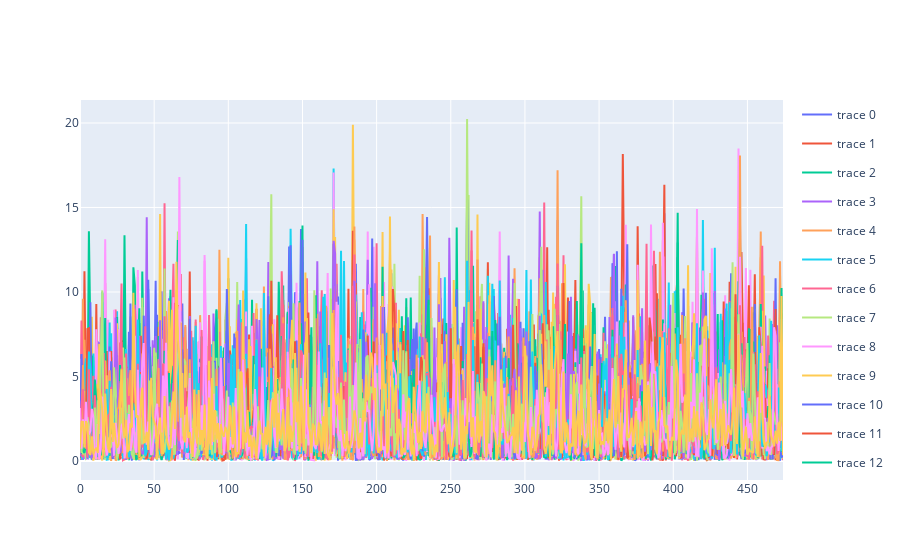

The notebook cell saved with this chart:
### Code cell
s = evaluate_runner(ncv_q1_many)

fig = go.Figure()
for i in range(s.position_nees.scores.shape[0]):
    fig.add_trace(go.Scatter(x=np.arange(475), y=s.position_nees.scores[i,25:], mode='lines', legendgroup=i))
fig.show()

### Figure 1 — Plotly figure (JSON) as saved in the notebook; plotly's stock layout.template omitted (floating-point values rounded to 4 significant figures; data arrays with more than 128 entries replaced by an {"elided": "..."} marker saying what was removed)
{"data": [{"legendgroup": "0", "mode": "lines", "type": "scatter", "x": {"elided": "475 int values"}, "y": {"elided": "475 float values"}}, {"legendgroup": "1", "mode": "lines", "type": "scatter", "x": {"elided": "475 int values"}, "y": {"elided": "475 float values"}}, {"legendgroup": "2", "mode": "lines", "type": "scatter", "x": {"elided": "475 int values"}, "y": {"elided": "475 float values"}}, {"legendgroup": "3", "mode": "lines", "type": "scatter", "x": {"elided": "475 int values"}, "y": {"elided": "475 float values"}}, {"legendgroup": "4", "mode": "lines", "type": "scatter", "x": {"elided": "475 int values"}, "y": {"elided": "475 float values"}}, {"legendgroup": "5", "mode": "lines", "type": "scatter", "x": {"elided": "475 int values"}, "y": {"elided": "475 float values"}}, {"legendgroup": "6", "mode": "lines", "type": "scatter", "x": {"elided": "475 int values"}, "y": {"elided": "475 float values"}}, {"legendgroup": "7", "mode": "lines", "type": "scatter", "x": {"elided": "475 int values"}, "y": {"elided": "475 float values"}}, {"legendgroup": "8", "mode": "lines", "type": "scatter", "x": {"elided": "475 int values"}, "y": {"elided": "475 float values"}}, {"legendgroup": "9", "mode": "lines", "type": "scatter", "x": {"elided": "475 int values"}, "y": {"elided": "475 float values"}}, {"legendgroup": "10", "mode": "lines", "type": "scatter", "x": {"elided": "475 int values"}, "y": {"elided": "475 float values"}}, {"legendgroup": "11", "mode": "lines", "type": "scatter", "x": {"elided": "475 int values"}, "y": {"elided": "475 float values"}}, {"legendgroup": "12", "mode": "lines", "type": "scatter", "x": {"elided": "475 int values"}, "y": {"elided": "475 float values"}}, {"legendgroup": "13", "mode": "lines", "type": "scatter", "x": {"elided": "475 int values"}, "y": {"elided": "475 float values"}}, {"legendgroup": "14", "mode": "lines", "type": "scatter", "x": {"elided": "475 int values"}, "y": {"elided": "475 float values"}}, {"legendgroup": "15", "mode": "lines", "type": "scatter", "x": {"elided": "475 int values"}, "y": {"elided": "475 float values"}}, {"legendgroup": "16", "mode": "lines", "type": "scatter", "x": {"elided": "475 int values"}, "y": {"elided": "475 float values"}}, {"legendgroup": "17", "mode": "lines", "type": "scatter", "x": {"elided": "475 int values"}, "y": {"elided": "475 float values"}}, {"legendgroup": "18", "mode": "lines", "type": "scatter", "x": {"elided": "475 int values"}, "y": {"elided": "475 float values"}}, {"legendgroup": "19", "mode": "lines", "type": "scatter", "x": {"elided": "475 int values"}, "y": {"elided": "475 float values"}}, {"legendgroup": "20", "mode": "lines", "type": "scatter", "x": {"elided": "475 int values"}, "y": {"elided": "475 float values"}}, {"legendgroup": "21", "mode": "lines", "type": "scatter", "x": {"elided": "475 int values"}, "y": {"elided": "475 float values"}}, {"legendgroup": "22", "mode": "lines", "type": "scatter", "x": {"elided": "475 int values"}, "y": {"elided": "475 float values"}}, {"legendgroup": "23", "mode": "lines", "type": "scatter", "x": {"elided": "475 int values"}, "y": {"elided": "475 float values"}}, {"legendgroup": "24", "mode": "lines", "type": "scatter", "x": {"elided": "475 int values"}, "y": {"elided": "475 float values"}}, {"legendgroup": "25", "mode": "lines", "type": "scatter", "x": {"elided": "475 int values"}, "y": {"elided": "475 float values"}}, {"legendgroup": "26", "mode": "lines", "type": "scatter", "x": {"elided": "475 int values"}, "y": {"elided": "475 float values"}}, {"legendgroup": "27", "mode": "lines", "type": "scatter", "x": {"elided": "475 int values"}, "y": {"elided": "475 float values"}}, {"legendgroup": "28", "mode": "lines", "type": "scatter", "x": {"elided": "475 int values"}, "y": {"elided": "475 float values"}}, {"legendgroup": "29", "mode": "lines", "type": "scatter", "x": {"elided": "475 int values"}, "y": {"elided": "475 float values"}}, {"legendgroup": "30", "mode": "lines", "type": "scatter", "x": {"elided": "475 int values"}, "y": {"elided": "475 float values"}}, {"legendgroup": "31", "mode": "lines", "type": "scatter", "x": {"elided": "475 int values"}, "y": {"elided": "475 float values"}}, {"legendgroup": "32", "mode": "lines", "type": "scatter", "x": {"elided": "475 int values"}, "y": {"elided": "475 float values"}}, {"legendgroup": "33", "mode": "lines", "type": "scatter", "x": {"elided": "475 int values"}, "y": {"elided": "475 float values"}}, {"legendgroup": "34", "mode": "lines", "type": "scatter", "x": {"elided": "475 int values"}, "y": {"elided": "475 float values"}}, {"legendgroup": "35", "mode": "lines", "type": "scatter", "x": {"elided": "475 int values"}, "y": {"elided": "475 float values"}}, {"legendgroup": "36", "mode": "lines", "type": "scatter", "x": {"elided": "475 int values"}, "y": {"elided": "475 float values"}}, {"legendgroup": "37", "mode": "lines", "type": "scatter", "x": {"elided": "475 int values"}, "y": {"elided": "475 float values"}}, {"legendgroup": "38", "mode": "lines", "type": "scatter", "x": {"elided": "475 int values"}, "y": {"elided": "475 float values"}}, {"legendgroup": "39", "mode": "lines", "type": "scatter", "x": {"elided": "475 int values"}, "y": {"elided": "475 float values"}}, {"legendgroup": "40", "mode": "lines", "type": "scatter", "x": {"elided": "475 int values"}, "y": {"elided": "475 float values"}}, {"legendgroup": "41", "mode": "lines", "type": "scatter", "x": {"elided": "475 int values"}, "y": {"elided": "475 float values"}}, {"legendgroup": "42", "mode": "lines", "type": "scatter", "x": {"elided": "475 int values"}, "y": {"elided": "475 float values"}}, {"legendgroup": "43", "mode": "lines", "type": "scatter", "x": {"elided": "475 int values"}, "y": {"elided": "475 float values"}}, {"legendgroup": "44", "mode": "lines", "type": "scatter", "x": {"elided": "475 int values"}, "y": {"elided": "475 float values"}}, {"legendgroup": "45", "mode": "lines", "type": "scatter", "x": {"elided": "475 int values"}, "y": {"elided": "475 float values"}}, {"legendgroup": "46", "mode": "lines", "type": "scatter", "x": {"elided": "475 int values"}, "y": {"elided": "475 float values"}}, {"legendgroup": "47", "mode": "lines", "type": "scatter", "x": {"elided": "475 int values"}, "y": {"elided": "475 float values"}}, {"legendgroup": "48", "mode": "lines", "type": "scatter", "x": {"elided": "475 int values"}, "y": {"elided": "475 float values"}}, {"legendgroup": "49", "mode": "lines", "type": "scatter", "x": {"elided": "475 int values"}, "y": {"elided": "475 float values"}}, {"legendgroup": "50", "mode": "lines", "type": "scatter", "x": {"elided": "475 int values"}, "y": {"elided": "475 float values"}}, {"legendgroup": "51", "mode": "lines", "type": "scatter", "x": {"elided": "475 int values"}, "y": {"elided": "475 float values"}}, {"legendgroup": "52", "mode": "lines", "type": "scatter", "x": {"elided": "475 int values"}, "y": {"elided": "475 float values"}}, {"legendgroup": "53", "mode": "lines", "type": "scatter", "x": {"elided": "475 int values"}, "y": {"elided": "475 float values"}}, {"legendgroup": "54", "mode": "lines", "type": "scatter", "x": {"elided": "475 int values"}, "y": {"elided": "475 float values"}}, {"legendgroup": "55", "mode": "lines", "type": "scatter", "x": {"elided": "475 int values"}, "y": {"elided": "475 float values"}}, {"legendgroup": "56", "mode": "lines", "type": "scatter", "x": {"elided": "475 int values"}, "y": {"elided": "475 float values"}}, {"legendgroup": "57", "mode": "lines", "type": "scatter", "x": {"elided": "475 int values"}, "y": {"elided": "475 float values"}}, {"legendgroup": "58", "mode": "lines", "type": "scatter", "x": {"elided": "475 int values"}, "y": {"elided": "475 float values"}}, {"legendgroup": "59", "mode": "lines", "type": "scatter", "x": {"elided": "475 int values"}, "y": {"elided": "475 float values"}}, {"legendgroup": "60", "mode": "lines", "type": "scatter", "x": {"elided": "475 int values"}, "y": {"elided": "475 float values"}}, {"legendgroup": "61", "mode": "lines", "type": "scatter", "x": {"elided": "475 int values"}, "y": {"elided": "475 float values"}}, {"legendgroup": "62", "mode": "lines", "type": "scatter", "x": {"elided": "475 int values"}, "y": {"elided": "475 float values"}}, {"legendgroup": "63", "mode": "lines", "type": "scatter", "x": {"elided": "475 int values"}, "y": {"elided": "475 float values"}}, {"legendgroup": "64", "mode": "lines", "type": "scatter", "x": {"elided": "475 int values"}, "y": {"elided": "475 float values"}}, {"legendgroup": "65", "mode": "lines", "type": "scatter", "x": {"elided": "475 int values"}, "y": {"elided": "475 float values"}}, {"legendgroup": "66", "mode": "lines", "type": "scatter", "x": {"elided": "475 int values"}, "y": {"elided": "475 float values"}}, {"legendgroup": "67", "mode": "lines", "type": "scatter", "x": {"elided": "475 int values"}, "y": {"elided": "475 float values"}}, {"legendgroup": "68", "mode": "lines", "type": "scatter", "x": {"elided": "475 int values"}, "y": {"elided": "475 float values"}}, {"legendgroup": "69", "mode": "lines", "type": "scatter", "x": {"elided": "475 int values"}, "y": {"elided": "475 float values"}}, {"legendgroup": "70", "mode": "lines", "type": "scatter", "x": {"elided": "475 int values"}, "y": {"elided": "475 float values"}}, {"legendgroup": "71", "mode": "lines", "type": "scatter", "x": {"elided": "475 int values"}, "y": {"elided": "475 float values"}}, {"legendgroup": "72", "mode": "lines", "type": "scatter", "x": {"elided": "475 int values"}, "y": {"elided": "475 float values"}}, {"legendgroup": "73", "mode": "lines", "type": "scatter", "x": {"elided": "475 int values"}, "y": {"elided": "475 float values"}}, {"legendgroup": "74", "mode": "lines", "type": "scatter", "x": {"elided": "475 int values"}, "y": {"elided": "475 float values"}}, {"legendgroup": "75", "mode": "lines", "type": "scatter", "x": {"elided": "475 int values"}, "y": {"elided": "475 float values"}}, {"legendgroup": "76", "mode": "lines", "type": "scatter", "x": {"elided": "475 int values"}, "y": {"elided": "475 float values"}}, {"legendgroup": "77", "mode": "lines", "type": "scatter", "x": {"elided": "475 int values"}, "y": {"elided": "475 float values"}}, {"legendgroup": "78", "mode": "lines", "type": "scatter", "x": {"elided": "475 int values"}, "y": {"elided": "475 float values"}}, {"legendgroup": "79", "mode": "lines", "type": "scatter", "x": {"elided": "475 int values"}, "y": {"elided": "475 float values"}}, {"legendgroup": "80", "mode": "lines", "type": "scatter", "x": {"elided": "475 int values"}, "y": {"elided": "475 float values"}}, {"legendgroup": "81", "mode": "lines", "type": "scatter", "x": {"elided": "475 int values"}, "y": {"elided": "475 float values"}}, {"legendgroup": "82", "mode": "lines", "type": "scatter", "x": {"elided": "475 int values"}, "y": {"elided": "475 float values"}}, {"legendgroup": "83", "mode": "lines", "type": "scatter", "x": {"elided": "475 int values"}, "y": {"elided": "475 float values"}}, {"legendgroup": "84", "mode": "lines", "type": "scatter", "x": {"elided": "475 int values"}, "y": {"elided": "475 float values"}}, {"legendgroup": "85", "mode": "lines", "type": "scatter", "x": {"elided": "475 int values"}, "y": {"elided": "475 float values"}}, {"legendgroup": "86", "mode": "lines", "type": "scatter", "x": {"elided": "475 int values"}, "y": {"elided": "475 float values"}}, {"legendgroup": "87", "mode": "lines", "type": "scatter", "x": {"elided": "475 int values"}, "y": {"elided": "475 float values"}}, {"legendgroup": "88", "mode": "lines", "type": "scatter", "x": {"elided": "475 int values"}, "y": {"elided": "475 float values"}}, {"legendgroup": "89", "mode": "lines", "type": "scatter", "x": {"elided": "475 int values"}, "y": {"elided": "475 float values"}}, {"legendgroup": "90", "mode": "lines", "type": "scatter", "x": {"elided": "475 int values"}, "y": {"elided": "475 float values"}}, {"legendgroup": "91", "mode": "lines", "type": "scatter", "x": {"elided": "475 int values"}, "y": {"elided": "475 float values"}}, {"legendgroup": "92", "mode": "lines", "type": "scatter", "x": {"elided": "475 int values"}, "y": {"elided": "475 float values"}}, {"legendgroup": "93", "mode": "lines", "type": "scatter", "x": {"elided": "475 int values"}, "y": {"elided": "475 float values"}}, {"legendgroup": "94", "mode": "lines", "type": "scatter", "x": {"elided": "475 int values"}, "y": {"elided": "475 float values"}}, {"legendgroup": "95", "mode": "lines", "type": "scatter", "x": {"elided": "475 int values"}, "y": {"elided": "475 float values"}}, {"legendgroup": "96", "mode": "lines", "type": "scatter", "x": {"elided": "475 int values"}, "y": {"elided": "475 float values"}}, {"legendgroup": "97", "mode": "lines", "type": "scatter", "x": {"elided": "475 int values"}, "y": {"elided": "475 float values"}}, {"legendgroup": "98", "mode": "lines", "type": "scatter", "x": {"elided": "475 int values"}, "y": {"elided": "475 float values"}}, {"legendgroup": "99", "mode": "lines", "type": "scatter", "x": {"elided": "475 int values"}, "y": {"elided": "475 float values"}}], "layout": {"autosize": true, "xaxis": {"autorange": true, "range": [0, 474], "type": "linear"}, "yaxis": {"autorange": true, "range": [-1.124, 21.36], "type": "linear"}}}
